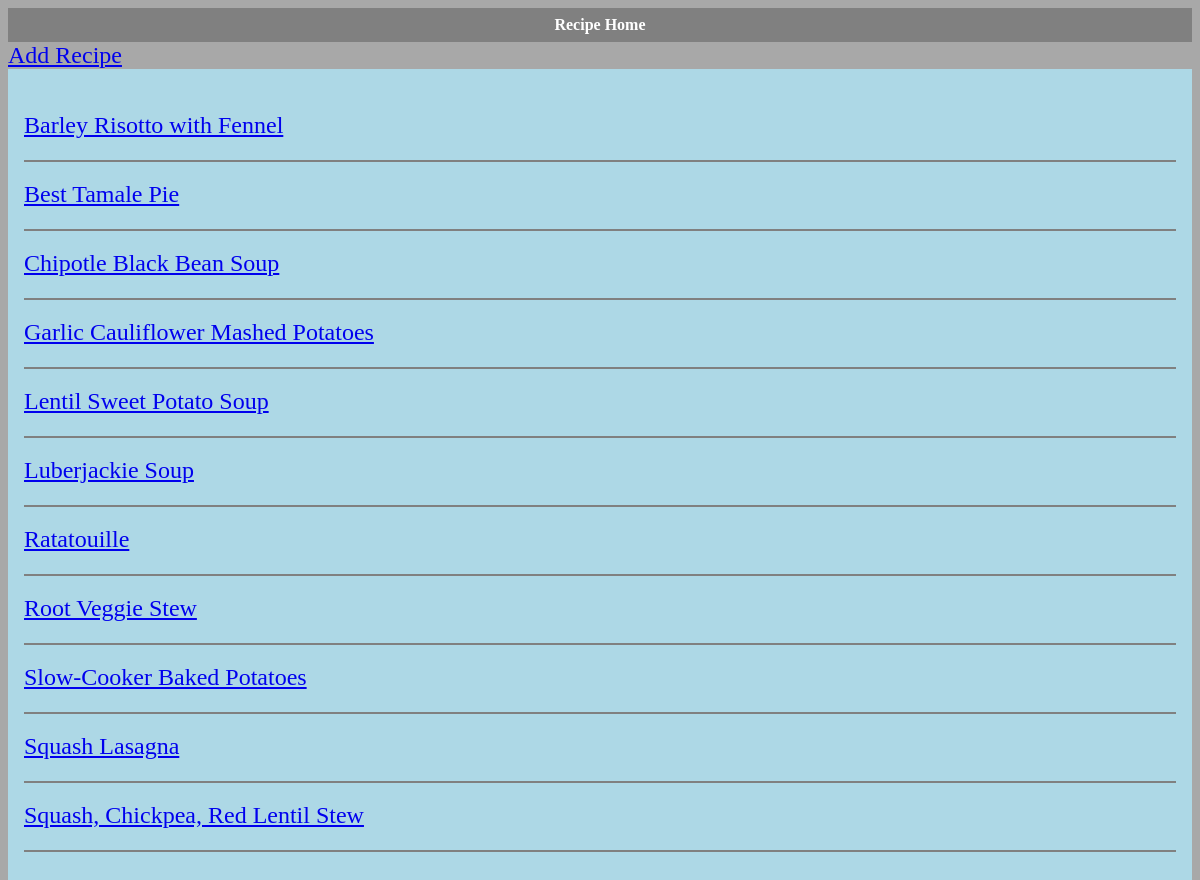
/menu/, run on an earlier commit of the app's database.
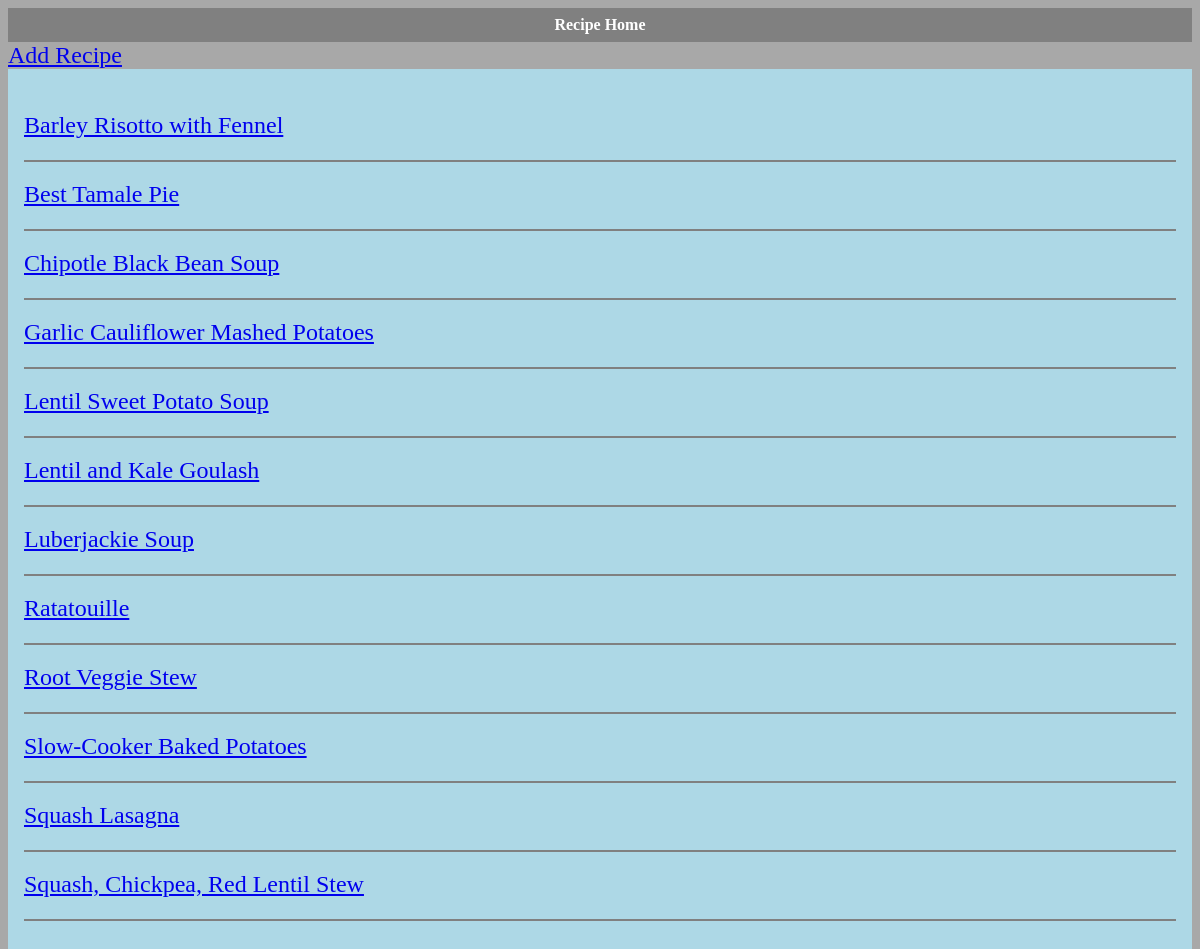
And on a later commit of the database.
### menu/models.py (models this page shows, shortened)
class Recipe(models.Model):
    id = models.AutoField(primary_key=True)
    name = models.CharField(max_length=200)
    prepMethod = models.CharField(max_length=200, default=None)
    temperature = models.CharField(max_length=200, default=None)
    directions = models.TextField(default=None)
    url = models.CharField(max_length=200, default=None)
    servings = models.IntegerField(default=None)
    prepTime = models.IntegerField(default=None)
    cookTime = models.IntegerField(default=None)
    class Meta:
        ordering = ('name', 'prepMethod')

### menu/views.py (the view)
def index(request):
    recipe_list = Recipe.objects.all() #[:5]
    context = {'recipe_list': recipe_list}
    return render(request, 'menu/index.html', context)

### menu/templates/menu/index.html (shortened to what this page needs)
{% load staticfiles %}
{% load menu_extras %}
<link rel="stylesheet" type="text/css" media="only screen" href="{% static 'menu/style.css' %}" />
<div id="title">
    Recipe Home
</div>
<a href = "{% url 'menu:addrecipe' %}">Add Recipe</a>
<div id="content">
    <ul>
    {% for recipe in recipe_list %}
        <li><a href = "{% url 'menu:recipedetails' recipe.id %}">{{ recipe.name }}</a></li>
        <hr noshade>
    {% endfor %}
    </ul>
</div>

What changed in the data, as far as the page shows it:
added Recipe: name "Lentil and Kale Goulash"
